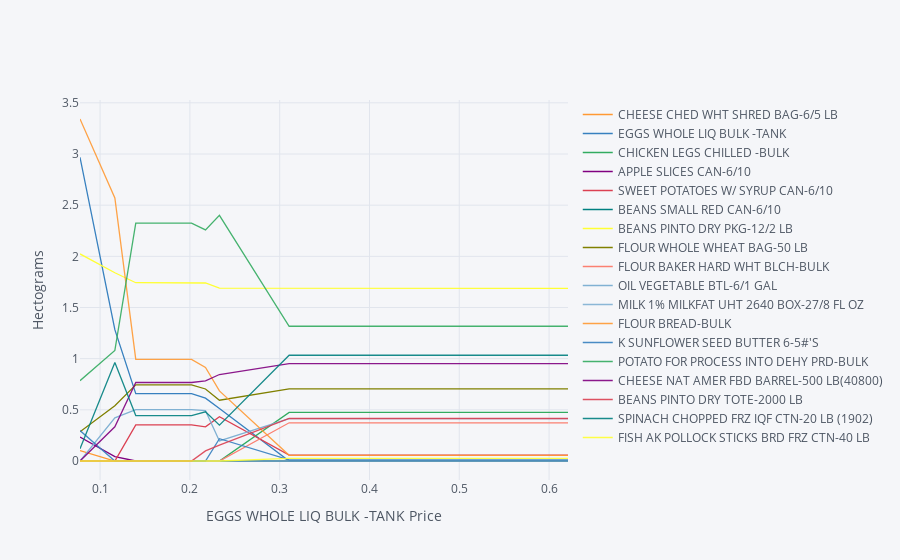

Notebook cell for this chart:
### Markdown cell above
The code below creates a graph which changes prices just for *one* food,
  and traces out the effects of this change on all the foods consumed.

### Code cell
import cufflinks as cf
cf.go_offline()

ReferenceGood = 'EGGS WHOLE LIQ BULK -TANK'

scale = [0.5,0.75,0.9,1.,1.1,1.2,1.3,1.4,1.5,2,4]

cost0 = getPrices.solve_subsistence_problem(FoodNutrients,Prices,diet_min[group],diet_max[group],tol=tol).fun

my_p = Prices.copy()

diet = {}
for s in scale:

    my_p[ReferenceGood] = Prices[ReferenceGood]*s
    result = getPrices.solve_subsistence_problem(FoodNutrients,my_p,diet_min[group],diet_max[group],tol=tol)
    diet[my_p[ReferenceGood]] = result.diet

Diet_response = pd.DataFrame(diet).T
Diet_response.index.name = '%s Price' % ReferenceGood

Diet_response.reset_index(inplace=True)

# Get rid of units for index (cufflinks chokes)
Diet_response['%s Price' % ReferenceGood] = Diet_response['%s Price' % ReferenceGood].apply(lambda x: x.magnitude)

Diet_response = Diet_response.set_index('%s Price' % ReferenceGood)

# Just look at goods consumed in quantities greater than error tolerance
Diet_response.loc[:,(Diet_response>tol).sum()>0].iplot(xTitle='%s Price' % ReferenceGood,yTitle='Hectograms')

### Figure 1 — Plotly figure (JSON) as saved in the notebook; plotly's stock layout.template omitted (floating-point values rounded to 4 significant figures)
{"data": [{"line": {"color": "rgba(255, 153, 51, 1.0)", "dash": "solid", "shape": "linear", "width": 1.3}, "mode": "lines", "name": "CHEESE CHED WHT SHRED BAG-6/5 LB", "text": "", "type": "scatter", "x": [0.07764, 0.1165, 0.1397, 0.1553, 0.1708, 0.1863, 0.2019, 0.2174, 0.2329, 0.3105, 0.6211], "y": [0.1008, 2.064e-11, 4.061e-11, 4.524e-08, 9.137e-10, 1.233e-10, 1.431e-09, 2.065e-10, 8.486e-09, 1.569e-08, 8.756e-08]}, {"line": {"color": "rgba(55, 128, 191, 1.0)", "dash": "solid", "shape": "linear", "width": 1.3}, "mode": "lines", "name": "EGGS WHOLE LIQ BULK -TANK", "text": "", "type": "scatter", "x": [0.07764, 0.1165, 0.1397, 0.1553, 0.1708, 0.1863, 0.2019, 0.2174, 0.2329, 0.3105, 0.6211], "y": [2.968, 1.283, 0.6589, 0.6589, 0.6589, 0.6589, 0.6589, 0.6137, 0.5135, 4.724e-08, 1.751e-08]}, {"line": {"color": "rgba(50, 171, 96, 1.0)", "dash": "solid", "shape": "linear", "width": 1.3}, "mode": "lines", "name": "CHICKEN LEGS CHILLED -BULK", "text": "", "type": "scatter", "x": [0.07764, 0.1165, 0.1397, 0.1553, 0.1708, 0.1863, 0.2019, 0.2174, 0.2329, 0.3105, 0.6211], "y": [2.305e-09, 8.134e-12, 3.4e-11, 2.824e-08, 3.285e-09, 1.391e-10, 1.557e-09, 2.309e-10, 1.965e-08, 0.4752, 0.4752]}, {"line": {"color": "rgba(128, 0, 128, 1.0)", "dash": "solid", "shape": "linear", "width": 1.3}, "mode": "lines", "name": "APPLE SLICES CAN-6/10", "text": "", "type": "scatter", "x": [0.07764, 0.1165, 0.1397, 0.1553, 0.1708, 0.1863, 0.2019, 0.2174, 0.2329, 0.3105, 0.6211], "y": [0.2337, 0.04365, 5.902e-09, 3.634e-07, 1.489e-07, 3.517e-11, 1.387e-09, 1.123e-10, 1.215e-08, 2.571e-08, 3.035e-08]}, {"line": {"color": "rgba(219, 64, 82, 1.0)", "dash": "solid", "shape": "linear", "width": 1.3}, "mode": "lines", "name": "SWEET POTATOES W/ SYRUP CAN-6/10", "text": "", "type": "scatter", "x": [0.07764, 0.1165, 0.1397, 0.1553, 0.1708, 0.1863, 0.2019, 0.2174, 0.2329, 0.3105, 0.6211], "y": [5.545e-08, 4.427e-09, 0.3533, 0.3533, 0.3533, 0.3533, 0.3533, 0.3341, 0.433, 0.05768, 0.05769]}, {"line": {"color": "rgba(0, 128, 128, 1.0)", "dash": "solid", "shape": "linear", "width": 1.3}, "mode": "lines", "name": "BEANS SMALL RED CAN-6/10", "text": "", "type": "scatter", "x": [0.07764, 0.1165, 0.1397, 0.1553, 0.1708, 0.1863, 0.2019, 0.2174, 0.2329, 0.3105, 0.6211], "y": [8.218e-08, 1.787e-10, 1.16e-09, 7.098e-07, 1.917e-07, 6.012e-09, 9.956e-08, 1.408e-08, 4.401e-07, 2.367e-06, 8.267e-06]}, {"line": {"color": "rgba(255, 255, 51, 1.0)", "dash": "solid", "shape": "linear", "width": 1.3}, "mode": "lines", "name": "BEANS PINTO DRY PKG-12/2 LB", "text": "", "type": "scatter", "x": [0.07764, 0.1165, 0.1397, 0.1553, 0.1708, 0.1863, 0.2019, 0.2174, 0.2329, 0.3105, 0.6211], "y": [2.024, 1.84, 1.742, 1.742, 1.742, 1.742, 1.742, 1.74, 1.689, 1.688, 1.688]}, {"line": {"color": "rgba(128, 128, 0, 1.0)", "dash": "solid", "shape": "linear", "width": 1.3}, "mode": "lines", "name": "FLOUR WHOLE WHEAT BAG-50 LB", "text": "", "type": "scatter", "x": [0.07764, 0.1165, 0.1397, 0.1553, 0.1708, 0.1863, 0.2019, 0.2174, 0.2329, 0.3105, 0.6211], "y": [0.2855, 0.54, 0.7445, 0.7445, 0.7445, 0.7445, 0.7445, 0.7036, 0.5943, 0.7058, 0.7058]}, {"line": {"color": "rgba(251, 128, 114, 1.0)", "dash": "solid", "shape": "linear", "width": 1.3}, "mode": "lines", "name": "FLOUR BAKER HARD WHT BLCH-BULK", "text": "", "type": "scatter", "x": [0.07764, 0.1165, 0.1397, 0.1553, 0.1708, 0.1863, 0.2019, 0.2174, 0.2329, 0.3105, 0.6211], "y": [5.079e-09, 1.442e-11, 5.032e-11, 4.984e-08, 7.455e-09, 5.587e-10, 5.777e-09, 2.534e-10, 6.181e-08, 0.3733, 0.3733]}, {"line": {"color": "rgba(128, 177, 211, 1.0)", "dash": "solid", "shape": "linear", "width": 1.3}, "mode": "lines", "name": "OIL VEGETABLE BTL-6/1 GAL", "text": "", "type": "scatter", "x": [0.07764, 0.1165, 0.1397, 0.1553, 0.1708, 0.1863, 0.2019, 0.2174, 0.2329, 0.3105, 0.6211], "y": [3.144e-07, 0.4211, 0.5026, 0.5026, 0.5026, 0.5026, 0.5026, 0.4921, 0.1959, 0.4135, 0.4134]}, {"line": {"color": "rgba(128, 177, 211, 0.8999999999999999)", "dash": "solid", "shape": "linear", "width": 1.3}, "mode": "lines", "name": "MILK 1% MILKFAT UHT 2640 BOX-27/8 FL OZ", "text": "", "type": "scatter", "x": [0.07764, 0.1165, 0.1397, 0.1553, 0.1708, 0.1863, 0.2019, 0.2174, 0.2329, 0.3105, 0.6211], "y": [7.37e-09, 1.17e-11, 4.954e-11, 4.634e-08, 4.095e-09, 5.098e-10, 4.849e-09, 1.849e-10, 1.6e-08, 2.54e-06, 3.702e-06]}, {"line": {"color": "rgba(255, 153, 51, 0.8999999999999999)", "dash": "solid", "shape": "linear", "width": 1.3}, "mode": "lines", "name": "FLOUR BREAD-BULK", "text": "", "type": "scatter", "x": [0.07764, 0.1165, 0.1397, 0.1553, 0.1708, 0.1863, 0.2019, 0.2174, 0.2329, 0.3105, 0.6211], "y": [3.342, 2.571, 0.9934, 0.9934, 0.9934, 0.9934, 0.9934, 0.9142, 0.685, 0.05561, 0.05562]}, {"line": {"color": "rgba(55, 128, 191, 0.8999999999999999)", "dash": "solid", "shape": "linear", "width": 1.3}, "mode": "lines", "name": "K SUNFLOWER SEED BUTTER 6-5#'S", "text": "", "type": "scatter", "x": [0.07764, 0.1165, 0.1397, 0.1553, 0.1708, 0.1863, 0.2019, 0.2174, 0.2329, 0.3105, 0.6211], "y": [0.297, 2.059e-10, 1.651e-10, 8.796e-08, 4.817e-10, 1.234e-09, 3.472e-09, 5.634e-08, 0.2174, 0.011, 0.011]}, {"line": {"color": "rgba(50, 171, 96, 0.8999999999999999)", "dash": "solid", "shape": "linear", "width": 1.3}, "mode": "lines", "name": "POTATO FOR PROCESS INTO DEHY PRD-BULK", "text": "", "type": "scatter", "x": [0.07764, 0.1165, 0.1397, 0.1553, 0.1708, 0.1863, 0.2019, 0.2174, 0.2329, 0.3105, 0.6211], "y": [0.7845, 1.08, 2.325, 2.325, 2.325, 2.325, 2.325, 2.258, 2.401, 1.317, 1.317]}, {"line": {"color": "rgba(128, 0, 128, 0.8999999999999999)", "dash": "solid", "shape": "linear", "width": 1.3}, "mode": "lines", "name": "CHEESE NAT AMER FBD BARREL-500 LB(40800)", "text": "", "type": "scatter", "x": [0.07764, 0.1165, 0.1397, 0.1553, 0.1708, 0.1863, 0.2019, 0.2174, 0.2329, 0.3105, 0.6211], "y": [1.202e-08, 0.334, 0.7673, 0.7673, 0.7673, 0.7673, 0.7673, 0.7838, 0.845, 0.9515, 0.9515]}, {"line": {"color": "rgba(219, 64, 82, 0.8999999999999999)", "dash": "solid", "shape": "linear", "width": 1.3}, "mode": "lines", "name": "BEANS PINTO DRY TOTE-2000 LB", "text": "", "type": "scatter", "x": [0.07764, 0.1165, 0.1397, 0.1553, 0.1708, 0.1863, 0.2019, 0.2174, 0.2329, 0.3105, 0.6211], "y": [1.012e-08, 1.919e-11, 1.05e-10, 6.439e-08, 1.503e-08, 4.834e-10, 7.317e-08, 0.09921, 0.1551, 0.4152, 0.4152]}, {"line": {"color": "rgba(0, 128, 128, 0.8999999999999999)", "dash": "solid", "shape": "linear", "width": 1.3}, "mode": "lines", "name": "SPINACH CHOPPED FRZ IQF CTN-20 LB (1902)", "text": "", "type": "scatter", "x": [0.07764, 0.1165, 0.1397, 0.1553, 0.1708, 0.1863, 0.2019, 0.2174, 0.2329, 0.3105, 0.6211], "y": [0.12, 0.9616, 0.4441, 0.4441, 0.4441, 0.4441, 0.4441, 0.4812, 0.3503, 1.034, 1.034]}, {"line": {"color": "rgba(255, 255, 51, 0.8999999999999999)", "dash": "solid", "shape": "linear", "width": 1.3}, "mode": "lines", "name": "FISH AK POLLOCK STICKS BRD FRZ CTN-40 LB", "text": "", "type": "scatter", "x": [0.07764, 0.1165, 0.1397, 0.1553, 0.1708, 0.1863, 0.2019, 0.2174, 0.2329, 0.3105, 0.6211], "y": [5.799e-10, 1.677e-12, 6.679e-12, 5.68e-09, 5.113e-10, 3.624e-11, 3.297e-10, 4.706e-11, 3.155e-09, 0.02567, 0.02567]}], "layout": {"legend": {"bgcolor": "#F5F6F9", "font": {"color": "#4D5663"}}, "paper_bgcolor": "#F5F6F9", "plot_bgcolor": "#F5F6F9", "title": {"font": {"color": "#4D5663"}}, "xaxis": {"gridcolor": "#E1E5ED", "showgrid": true, "tickfont": {"color": "#4D5663"}, "title": {"font": {"color": "#4D5663"}, "text": "EGGS WHOLE LIQ BULK -TANK Price"}, "zerolinecolor": "#E1E5ED"}, "yaxis": {"gridcolor": "#E1E5ED", "showgrid": true, "tickfont": {"color": "#4D5663"}, "title": {"font": {"color": "#4D5663"}, "text": "Hectograms"}, "zerolinecolor": "#E1E5ED"}}}
